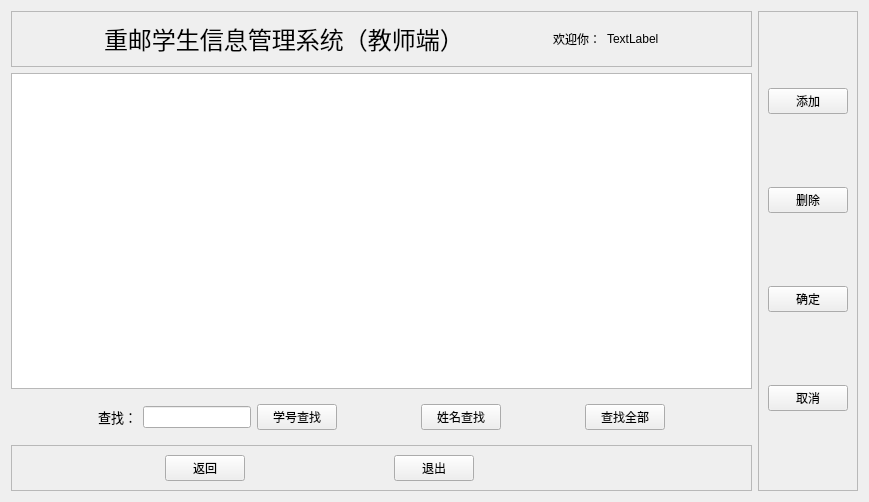
<?xml version="1.0" encoding="UTF-8"?>
<ui version="4.0">
 <class>teacher</class>
 <widget class="QWidget" name="teacher">
  <property name="geometry">
   <rect>
    <x>0</x>
    <y>0</y>
    <width>869</width>
    <height>502</height>
   </rect>
  </property>
  <property name="windowTitle">
   <string>Form</string>
  </property>
  <layout class="QGridLayout" name="gridLayout_5">
   <item row="0" column="0">
    <widget class="QFrame" name="frame">
     <property name="frameShape">
      <enum>QFrame::StyledPanel</enum>
     </property>
     <property name="frameShadow">
      <enum>QFrame::Raised</enum>
     </property>
     <layout class="QGridLayout" name="gridLayout">
      <item row="0" column="0">
       <spacer name="horizontalSpacer">
        <property name="orientation">
         <enum>Qt::Horizontal</enum>
        </property>
        <property name="sizeHint" stdset="0">
         <size>
          <width>50</width>
          <height>20</height>
         </size>
        </property>
       </spacer>
      </item>
      <item row="0" column="1">
       <widget class="QLabel" name="label">
        <property name="font">
         <font>
          <family>黑体</family>
          <pointsize>18</pointsize>
         </font>
        </property>
        <property name="text">
         <string>重邮学生信息管理系统（教师端）</string>
        </property>
       </widget>
      </item>
      <item row="0" column="2">
       <spacer name="horizontalSpacer_2">
        <property name="orientation">
         <enum>Qt::Horizontal</enum>
        </property>
        <property name="sizeHint" stdset="0">
         <size>
          <width>50</width>
          <height>20</height>
         </size>
        </property>
       </spacer>
      </item>
      <item row="0" column="3">
       <widget class="QLabel" name="label_3">
        <property name="text">
         <string>欢迎你：</string>
        </property>
       </widget>
      </item>
      <item row="0" column="4">
       <widget class="QLabel" name="labelReallyName">
        <property name="text">
         <string>TextLabel</string>
        </property>
       </widget>
      </item>
      <item row="0" column="5">
       <spacer name="horizontalSpacer_10">
        <property name="orientation">
         <enum>Qt::Horizontal</enum>
        </property>
        <property name="sizeHint" stdset="0">
         <size>
          <width>76</width>
          <height>20</height>
         </size>
        </property>
       </spacer>
      </item>
     </layout>
    </widget>
   </item>
   <item row="0" column="1" rowspan="4">
    <widget class="QFrame" name="frame_3">
     <property name="frameShape">
      <enum>QFrame::StyledPanel</enum>
     </property>
     <property name="frameShadow">
      <enum>QFrame::Raised</enum>
     </property>
     <layout class="QGridLayout" name="gridLayout_2">
      <item row="0" column="0">
       <widget class="QPushButton" name="pushButtonadd">
        <property name="text">
         <string>添加</string>
        </property>
       </widget>
      </item>
      <item row="1" column="0">
       <widget class="QPushButton" name="pushButtondelete">
        <property name="text">
         <string>删除</string>
        </property>
       </widget>
      </item>
      <item row="2" column="0">
       <widget class="QPushButton" name="pushButtonsure">
        <property name="text">
         <string>确定</string>
        </property>
       </widget>
      </item>
      <item row="3" column="0">
       <widget class="QPushButton" name="pushButtoncancel">
        <property name="text">
         <string>取消</string>
        </property>
       </widget>
      </item>
     </layout>
    </widget>
   </item>
   <item row="1" column="0">
    <widget class="QTableView" name="tableView"/>
   </item>
   <item row="2" column="0">
    <widget class="QWidget" name="widget" native="true">
     <layout class="QGridLayout" name="gridLayout_4">
      <item row="0" column="0">
       <spacer name="horizontalSpacer_6">
        <property name="orientation">
         <enum>Qt::Horizontal</enum>
        </property>
        <property name="sizeHint" stdset="0">
         <size>
          <width>69</width>
          <height>20</height>
         </size>
        </property>
       </spacer>
      </item>
      <item row="0" column="1">
       <widget class="QLabel" name="label_2">
        <property name="font">
         <font>
          <family>Agency FB</family>
          <pointsize>10</pointsize>
         </font>
        </property>
        <property name="text">
         <string>查找：</string>
        </property>
       </widget>
      </item>
      <item row="0" column="2">
       <widget class="QLineEdit" name="lineEdit"/>
      </item>
      <item row="0" column="3">
       <widget class="QPushButton" name="pushButtonNum">
        <property name="text">
         <string>学号查找</string>
        </property>
       </widget>
      </item>
      <item row="0" column="4">
       <spacer name="horizontalSpacer_8">
        <property name="orientation">
         <enum>Qt::Horizontal</enum>
        </property>
        <property name="sizeHint" stdset="0">
         <size>
          <width>69</width>
          <height>20</height>
         </size>
        </property>
       </spacer>
      </item>
      <item row="0" column="5">
       <widget class="QPushButton" name="pushButtonName">
        <property name="text">
         <string>姓名查找</string>
        </property>
       </widget>
      </item>
      <item row="0" column="6">
       <spacer name="horizontalSpacer_9">
        <property name="orientation">
         <enum>Qt::Horizontal</enum>
        </property>
        <property name="sizeHint" stdset="0">
         <size>
          <width>68</width>
          <height>20</height>
         </size>
        </property>
       </spacer>
      </item>
      <item row="0" column="7">
       <widget class="QPushButton" name="pushButtonAll">
        <property name="text">
         <string>查找全部</string>
        </property>
       </widget>
      </item>
      <item row="0" column="8">
       <spacer name="horizontalSpacer_7">
        <property name="orientation">
         <enum>Qt::Horizontal</enum>
        </property>
        <property name="sizeHint" stdset="0">
         <size>
          <width>69</width>
          <height>20</height>
         </size>
        </property>
       </spacer>
      </item>
     </layout>
    </widget>
   </item>
   <item row="3" column="0">
    <widget class="QFrame" name="frame_2">
     <property name="frameShape">
      <enum>QFrame::StyledPanel</enum>
     </property>
     <property name="frameShadow">
      <enum>QFrame::Raised</enum>
     </property>
     <layout class="QGridLayout" name="gridLayout_3">
      <item row="0" column="0">
       <spacer name="horizontalSpacer_5">
        <property name="orientation">
         <enum>Qt::Horizontal</enum>
        </property>
        <property name="sizeHint" stdset="0">
         <size>
          <width>140</width>
          <height>20</height>
         </size>
        </property>
       </spacer>
      </item>
      <item row="0" column="1">
       <widget class="QPushButton" name="pushButtonreturn">
        <property name="text">
         <string>返回</string>
        </property>
       </widget>
      </item>
      <item row="0" column="2">
       <spacer name="horizontalSpacer_4">
        <property name="orientation">
         <enum>Qt::Horizontal</enum>
        </property>
        <property name="sizeHint" stdset="0">
         <size>
          <width>139</width>
          <height>20</height>
         </size>
        </property>
       </spacer>
      </item>
      <item row="0" column="3">
       <widget class="QPushButton" name="pushButtonexit">
        <property name="text">
         <string>退出</string>
        </property>
       </widget>
      </item>
      <item row="0" column="4">
       <spacer name="horizontalSpacer_3">
        <property name="orientation">
         <enum>Qt::Horizontal</enum>
        </property>
        <property name="sizeHint" stdset="0">
         <size>
          <width>268</width>
          <height>20</height>
         </size>
        </property>
       </spacer>
      </item>
     </layout>
    </widget>
   </item>
  </layout>
 </widget>
 <resources/>
 <connections/>
</ui>
